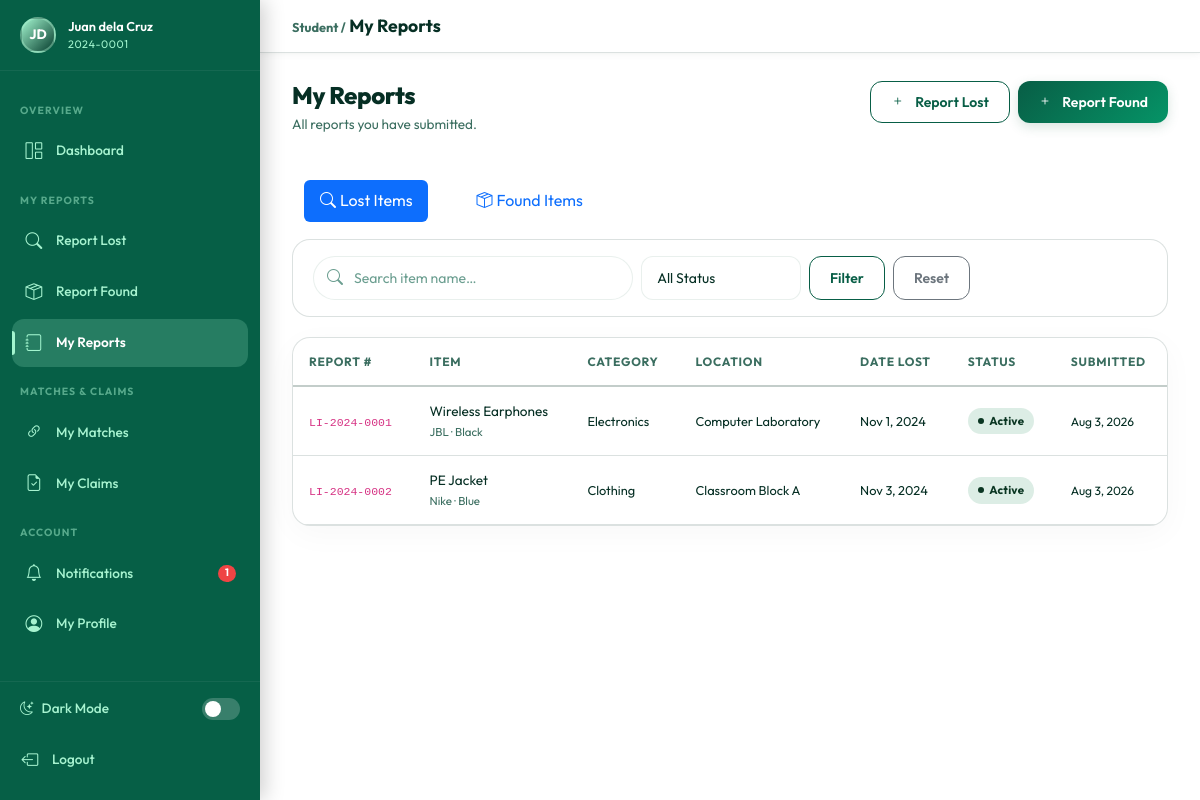
/student/my_reports.php (signed in), run on the app's committed database.
### tables this page shows
CREATE TABLE IF NOT EXISTS `users` (
    `id`              INT UNSIGNED    NOT NULL AUTO_INCREMENT,
    `name`            VARCHAR(100)    NOT NULL,
    `email`           VARCHAR(150)    NOT NULL,
    `password`        VARCHAR(255)    NOT NULL,
    `role`            ENUM('admin','student','security') NOT NULL DEFAULT 'student',
    `student_id`      VARCHAR(50)     NULL DEFAULT NULL,
    `phone`           VARCHAR(20)     NULL DEFAULT NULL,
    `profile_photo`   VARCHAR(255)    NULL DEFAULT NULL,
    `status`          ENUM('active','inactive','suspended') NOT NULL DEFAULT 'active',
    `remember_token`  VARCHAR(100)    NULL DEFAULT NULL,
    `last_login`      DATETIME        NULL DEFAULT NULL,
    `created_at`      DATETIME        NOT NULL DEFAULT CURRENT_TIMESTAMP,
    `updated_at`      DATETIME        NOT NULL DEFAULT CURRENT_TIMESTAMP ON UPDATE CURRENT_TIMESTAMP,
    PRIMARY KEY (`id`),
    UNIQUE KEY `uq_email` (`email`),
    KEY `idx_role`   (`role`),
    KEY `idx_status` (`status`)
);

CREATE TABLE IF NOT EXISTS `lost_items` (
    `id`            INT UNSIGNED NOT NULL AUTO_INCREMENT,
    `report_number` VARCHAR(20)  NOT NULL,
    `user_id`       INT UNSIGNED NOT NULL,
    `category_id`   INT UNSIGNED NOT NULL,
    `location_id`   INT UNSIGNED NOT NULL,
    `item_name`     VARCHAR(150) NOT NULL,
    `brand`         VARCHAR(100) NULL DEFAULT NULL,
    `color`         VARCHAR(50)  NULL DEFAULT NULL,
    `description`   TEXT         NULL DEFAULT NULL,
    `date_lost`     DATE         NOT NULL,
    `time_lost`     TIME         NULL DEFAULT NULL,
    `status`        ENUM('pending','active','matched','claimed','closed') NOT NULL DEFAULT 'pending',
    `admin_notes`   TEXT         NULL DEFAULT NULL,
    `created_at`    DATETIME     NOT NULL DEFAULT CURRENT_TIMESTAMP,
    `updated_at`    DATETIME     NOT NULL DEFAULT CURRENT_TIMESTAMP ON UPDATE CURRENT_TIMESTAMP,
    PRIMARY KEY (`id`),
    UNIQUE KEY `uq_report_number` (`report_number`),
    KEY `idx_user_id`   (`user_id`),
    KEY `idx_status`    (`status`),
    KEY `idx_date_lost` (`date_lost`),
    FULLTEXT KEY `ft_lost_search` (`item_name`,`brand`,`color`,`description`),
    CONSTRAINT `fk_lost_user`     FOREIGN KEY (`user_id`)     REFERENCES `users`(`id`)      ON DELETE CASCADE,
    CONSTRAINT `fk_lost_category` FOREIGN KEY (`category_id`) REFERENCES `categories`(`id`) ON DELETE RESTRICT,
    CONSTRAINT `fk_lost_location` FOREIGN KEY (`location_id`) REFERENCES `locations`(`id`)  ON DELETE RESTRICT
);

CREATE TABLE IF NOT EXISTS `categories` (
    `id`          INT UNSIGNED NOT NULL AUTO_INCREMENT,
    `name`        VARCHAR(100) NOT NULL,
    `description` TEXT         NULL DEFAULT NULL,
    `icon`        VARCHAR(50)  NOT NULL DEFAULT 'bi-tag',
    `color`       VARCHAR(20)  NOT NULL DEFAULT '#065F46',
    `status`      ENUM('active','inactive') NOT NULL DEFAULT 'active',
    `created_at`  DATETIME     NOT NULL DEFAULT CURRENT_TIMESTAMP,
    PRIMARY KEY (`id`),
    UNIQUE KEY `uq_name` (`name`),
    KEY `idx_status` (`status`)
);

CREATE TABLE IF NOT EXISTS `locations` (
    `id`          INT UNSIGNED NOT NULL AUTO_INCREMENT,
    `name`        VARCHAR(100) NOT NULL,
    `building`    VARCHAR(100) NULL DEFAULT NULL,
    `floor`       VARCHAR(50)  NULL DEFAULT NULL,
    `description` TEXT         NULL DEFAULT NULL,
    `status`      ENUM('active','inactive') NOT NULL DEFAULT 'active',
    `created_at`  DATETIME     NOT NULL DEFAULT CURRENT_TIMESTAMP,
    PRIMARY KEY (`id`),
    KEY `idx_status` (`status`)
);

### includes/auth.php (called while the page is built, shortened)
<?php
require_once __DIR__ . '/../config/database.php';
function isLoggedIn(): bool
{
    return isset($_SESSION['user_id']) && isset($_SESSION['role']);
}
function currentUser(): array
{
    static $user = null;
    if ($user === null) {
        $user = db()->fetchOne(
            'SELECT id, name, email, role, student_id, phone, profile_photo, status FROM users WHERE id = ? AND status = "active"',
            [$_SESSION['user_id']]
        );
    }
    return $user;
}
if (!function_exists('userInitials')) {
    function userInitials(string $name): string
    {
        $parts = explode(' ', trim($name));
        $initials = '';
        foreach (array_slice($parts, 0, 2) as $part) {
            $initials .= strtoupper($part[0] ?? '');
        }
        return $initials ?: '?';
    }
}
$user = isLoggedIn() ? currentUser() : [];

### config/database.php (called while the page is built, shortened)
<?php
class Database
{
    private static ?Database $instance = null;
    private PDO $connection;
    private function __construct()
    {
        $dsn = sprintf(
            'mysql:host=%s;port=%s;dbname=%s;charset=%s',
            DB_HOST, DB_PORT, DB_NAME, DB_CHARSET
        );
        $options = [
            PDO::ATTR_ERRMODE            => PDO::ERRMODE_EXCEPTION,
            PDO::ATTR_DEFAULT_FETCH_MODE => PDO::FETCH_ASSOC,
            PDO::ATTR_EMULATE_PREPARES   => false,
            PDO::MYSQL_ATTR_INIT_COMMAND => "SET NAMES utf8mb4 COLLATE utf8mb4_unicode_ci",
        ];
        try {
            $this->connection = new PDO($dsn, DB_USER, DB_PASS, $options);
        } catch (PDOException $e) {
            if (APP_DEBUG) {
                die('<div style="background:#f8d7da;color:#721c24;padding:1rem;font-family:monospace;border-radius:4px;">
                    <strong>Database Connection Failed:</strong><br>' . htmlspecialchars($e->getMessage()) . '
                </div>');
            }
            die('A database error occurred. Please try again later.');
        }
    }
    public static function getInstance(): Database
    {
        if (self::$instance === null) {
            self::$instance = new self();
        }
        return self::$instance;
    }
    public function query(string $sql, array $params = []): PDOStatement
    {
        $stmt = $this->connection->prepare($sql);
        $stmt->execute($params);
        return $stmt;
    }
    public function fetchOne(string $sql, array $params = []): array|false
    {
        return $this->query($sql, $params)->fetch();
    }
    public function fetchAll(string $sql, array $params = []): array
    {
        return $this->query($sql, $params)->fetchAll();
    }
}
function db(): Database
{
    return Database::getInstance();
}

### includes/notifications.php (called while the page is built, shortened)
<?php
require_once __DIR__ . '/../config/database.php';
function unreadCount(int $userId): int
{
    $row = db()->fetchOne(
        'SELECT COUNT(*) AS cnt FROM notifications WHERE user_id = ? AND is_read = 0',
        [$userId]
    );
    return (int)($row['cnt'] ?? 0);
}

### student/my_reports.php (the view, shortened to what this page needs)
<?php
$activePage = 'my_reports';
require_once __DIR__ . '/../config/database.php';
require_once __DIR__ . '/../includes/auth.php';
require_once __DIR__ . '/../includes/functions.php';
require_once __DIR__ . '/../includes/notifications.php';
$type   = sanitize($_GET['type'] ?? 'lost');
$search = sanitize($_GET['search'] ?? '');
$status = sanitize($_GET['status'] ?? '');
$page   = max(1, (int)($_GET['page'] ?? 1));
$uid = $user['id'];
if ($type === 'found') {
    $sql    = 'SELECT fi.*, c.name AS cat, l.name AS loc FROM found_items fi
               LEFT JOIN categories c ON fi.category_id=c.id LEFT JOIN locations l ON fi.location_id=l.id
               WHERE fi.user_id=?';
    $params = [$uid];
    if ($search) { $sql .= ' AND fi.item_name LIKE ?'; $params[] = "%$search%"; }
    if ($status) { $sql .= ' AND fi.status=?'; $params[] = $status; }
    $sql .= ' ORDER BY fi.created_at DESC';
} else {
    $sql    = 'SELECT li.*, c.name AS cat, l.name AS loc FROM lost_items li
               LEFT JOIN categories c ON li.category_id=c.id LEFT JOIN locations l ON li.location_id=l.id
               WHERE li.user_id=?';
    $params = [$uid];
    $sql .= ' ORDER BY li.created_at DESC';
}
$pager = paginate($sql, $params, $page);
include __DIR__ . '/../includes/header.php';
include __DIR__ . '/../includes/sidebar_student.php';
?>
<div class="main-content">
  <div class="topbar">
    <div class="topbar-title"><span class="text-muted-sm">Student /</span> My Reports</div>
  </div>
  <div class="content-area">
    <div class="page-header">
      <div><h1 class="page-title">My Reports</h1><p class="page-subtitle">All reports you have submitted.</p></div>
      <div class="d-flex gap-2">
        <a href="<?= BASE_URL ?>/student/lost_items.php" class="btn btn-outline-primary btn-sm">
          <i class="bi bi-plus me-1"></i> Report Lost
        </a>
        <a href="<?= BASE_URL ?>/student/found_items.php" class="btn btn-primary btn-sm">
          <i class="bi bi-plus me-1"></i> Report Found
        </a>
      </div>
    </div>
    <ul class="nav nav-pills mb-3" style="gap:.5rem;">
      <li class="nav-item"><a class="nav-link <?= $type==='lost'?'active':'' ?>" href="?type=lost"><i class="bi bi-search me-1"></i>Lost Items</a></li>
      <li class="nav-item"><a class="nav-link <?= $type==='found'?'active':'' ?>" href="?type=found"><i class="bi bi-box-seam me-1"></i>Found Items</a></li>
    </ul>
    <div class="filters-row">
      <form method="GET" class="d-flex gap-2 flex-wrap w-100">
        <div class="search-bar flex-grow-1">
          <input type="text" name="search" class="form-control" placeholder="Search item name…" value="<?= e($search) ?>">
        </div>
        <select name="status" class="form-select" style="max-width:160px;">
          <option value="">All Status</option>
        </select>
        <button type="submit" class="btn btn-outline-primary btn-sm">Filter</button>
        <a href="?type=<?= $type ?>" class="btn btn-outline-secondary btn-sm">Reset</a>
      </form>
    </div>
    <div class="card">
      <div class="card-body p-0">
        <div class="table-responsive">
          <table class="table table-hover mb-0 table-mobile-cards">
            <thead>
              <tr>
                <th>Report #</th>
                <th>Item</th>
                <th>Category</th>
                <th>Location</th>
                <th>Date <?= $type==='lost'?'Lost':'Found' ?></th>
                <th>Status</th>
                <th>Submitted</th>
              </tr>
            </thead>
            <tbody>
              <?php foreach ($pager['rows'] as $item): ?>
              <tr>
                <td data-label="Report #"><code style="font-size:.72rem;"><?= e($item['report_number']) ?></code></td>
                <td data-label="Item">
                  <div class="fw-600" style="font-size:.85rem;"><?= e($item['item_name']) ?></div>
                  <?php if ($item['brand'] || $item['color']): ?>
                  <div style="font-size:.72rem;color:var(--text-muted);">
                    <?= e(implode(' · ', array_filter([$item['brand'] ?? '', $item['color'] ?? '']))) ?>
                  </div>
                  <?php endif; ?>
                </td>
                <td data-label="Category" style="font-size:.8rem;"><?= e($item['cat']) ?></td>
                <td data-label="Location" style="font-size:.8rem;"><?= e($item['loc']) ?></td>
                <td data-label="Date" style="font-size:.8rem;white-space:nowrap;"><?= formatDate($type==='lost'?$item['date_lost']:$item['date_found']) ?></td>
                <td data-label="Status"><?= statusBadge($item['status']) ?></td>
                <td data-label="Submitted" style="font-size:.75rem;white-space:nowrap;"><?= timeAgo($item['created_at']) ?></td>
              </tr>
              <?php endforeach; ?>
            </tbody>
          </table>
        </div>
      </div>
    </div>
  </div>
</div>
<?php include __DIR__ . '/../includes/footer.php'; ?>

### includes/sidebar_student.php (shortened to what this page needs)
<?php
require_once __DIR__ . '/../includes/auth.php';
require_once __DIR__ . '/../includes/functions.php';
require_once __DIR__ . '/../includes/notifications.php';
$u = currentUser();
$nc = unreadCount($u['id']);
$activePage = $activePage ?? '';
function studentNavLink(string $href, string $icon, string $label, string $page, string $active, int $badge = 0): string {
    $cls = $page === $active ? ' active' : '';
    $b   = $badge > 0 ? "<span class='nav-badge'>{$badge}</span>" : '';
    return "<li class='nav-item'>
              <a href='{$href}' class='nav-link-sidebar{$cls}'>
                <i class='bi {$icon}'></i> {$label} {$b}
              </a>
            </li>";
}
?>
<nav class="sidebar" id="sidebar">
  <div class="sidebar-user">
    <div class="sidebar-avatar"><?= userInitials($u['name']) ?></div>
    <div>
      <div class="sidebar-user-name"><?= e($u['name']) ?></div>
      <div class="sidebar-user-role"><?= e($u['student_id'] ?? 'Student') ?></div>
    </div>
  </div>
  <ul class="sidebar-nav list-unstyled">
    <span class="nav-section-label">Overview</span>
    <?= studentNavLink(BASE_URL.'/student/dashboard.php',      'bi-grid-1x2',            'Dashboard',     'dashboard',     $activePage) ?>
    <span class="nav-section-label">My Reports</span>
    <?= studentNavLink(BASE_URL.'/student/lost_items.php',     'bi-search',              'Report Lost',   'lost',          $activePage) ?>
    <?= studentNavLink(BASE_URL.'/student/found_items.php',    'bi-box-seam',            'Report Found',  'found',         $activePage) ?>
    <?= studentNavLink(BASE_URL.'/student/my_reports.php',     'bi-journal',             'My Reports',    'my_reports',    $activePage) ?>
    <span class="nav-section-label">Matches & Claims</span>
    <?= studentNavLink(BASE_URL.'/student/matches.php',        'bi-link-45deg',          'My Matches',    'matches',       $activePage) ?>
    <?= studentNavLink(BASE_URL.'/student/claims.php',         'bi-file-earmark-check',  'My Claims',     'claims',        $activePage) ?>
    <span class="nav-section-label">Account</span>
    <?= studentNavLink(BASE_URL.'/student/notifications.php',  'bi-bell',                'Notifications', 'notifications', $activePage, $nc) ?>
    <?= studentNavLink(BASE_URL.'/student/profile.php',        'bi-person-circle',       'My Profile',    'profile',       $activePage) ?>
  </ul>
  <div class="sidebar-footer">
    <div class="d-flex align-items-center justify-content-between px-2 mb-3">
      <span style="font-size: 0.85rem; color: var(--sidebar-text); font-weight: 500;">
        <i class="bi bi-moon-stars me-2"></i>Dark Mode
      </span>
      <button class="dark-toggle <?= $isDark ? 'active' : '' ?>" id="darkToggle" aria-label="Toggle dark mode"></button>
    </div>
    <a href="<?= BASE_URL ?>/logout.php" class="nav-link-sidebar px-2">
      <i class="bi bi-box-arrow-left"></i> Logout
    </a>
  </div>
</nav>

### includes/functions.php (shortened to what this page needs)
<?php
require_once __DIR__ . '/../config/database.php';
function e(mixed $val): string
{
    return htmlspecialchars((string)($val ?? ''), ENT_QUOTES | ENT_HTML5, 'UTF-8');
}
function sanitize(string $input): string
{
    return trim(strip_tags($input));
}
function paginate(string $sql, array $params, int $page, int $perPage = ITEMS_PER_PAGE): array
{
    $countSql = preg_replace('/SELECT\s.+?\sFROM/is', 'SELECT COUNT(*) AS total FROM', $sql);
    $countSql = preg_replace('/ORDER BY.+$/is', '', $countSql);
    $total    = (int)(db()->fetchOne($countSql, $params)['total'] ?? 0);
    $pages    = max(1, (int)ceil($total / $perPage));
    $page     = max(1, min($page, $pages));
    $offset   = ($page - 1) * $perPage;
    $rows = db()->fetchAll($sql . " LIMIT {$perPage} OFFSET {$offset}", $params);
    return [
        'rows'       => $rows,
        'total'      => $total,
        'page'       => $page,
        'pages'      => $pages,
        'per_page'   => $perPage,
        'from'       => $total === 0 ? 0 : $offset + 1,
        'to'         => min($offset + $perPage, $total),
    ];
}
function statusBadge(string $status): string
{
    $labels = [
        'pending'   => 'Pending',
        'active'    => 'Active',
        'matched'   => 'Matched',
        'claimed'   => 'Claimed',
        'closed'    => 'Closed',
        'approved'  => 'Approved',
        'rejected'  => 'Rejected',
        'released'  => 'Released',
        'confirmed' => 'Confirmed',
        'inactive'  => 'Inactive',
        'suspended' => 'Suspended',
    ];
    $label = $labels[$status] ?? ucfirst($status);
    return "<span class='badge-status badge-{$status}'>" . e($label) . "</span>";
}
function formatDate(string $date, string $format = 'M j, Y'): string
{
    return date($format, strtotime($date));
}
function timeAgo(string $datetime): string
{
    $diff = time() - strtotime($datetime);
    return date('M j, Y', strtotime($datetime));
}

### data on the page
users: name "JD", name "Juan dela Cruz", student "2024-0001"
lost_items: report_number "LI-2024-0001", item_name "Wireless Earphones", brand+color "JBL · Black", category.name "Electronics", location.name "Computer Laboratory", date_lost "Nov 1, 2024", status "Active", created_at "Aug 3, 2026"
lost_items: report_number "LI-2024-0002", item_name "PE Jacket", brand+color "Nike · Blue", category.name "Clothing", location.name "Classroom Block A", date_lost "Nov 3, 2024", status "Active", created_at "Aug 3, 2026"

### other printed values
$label "Dashboard Report Lost Report Found My Reports My Matches My Claims Notifications My Profile"
$badge "1"
